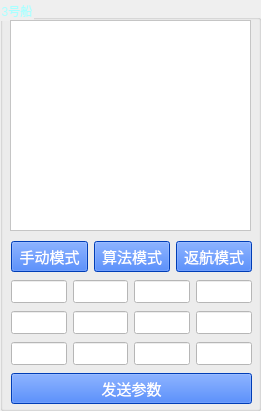
   <widget class="QGroupBox" name="groupBox_5">
    <property name="geometry">
     <rect>
      <x>820</x>
      <y>10</y>
      <width>261</width>
      <height>411</height>
     </rect>
    </property>
    <property name="styleSheet">
     <string notr="true">color: rgb(170, 255, 255);</string>
    </property>
    <property name="title">
     <string>3号船</string>
    </property>
    <widget class="QTextBrowser" name="text_3">
     <property name="geometry">
      <rect>
       <x>10</x>
       <y>20</y>
       <width>241</width>
       <height>211</height>
      </rect>
     </property>
     <property name="font">
      <font>
       <family>黑体</family>
       <pointsize>8</pointsize>
      </font>
     </property>
     <property name="styleSheet">
      <string notr="true">background-color: rgb(255, 255, 255);
color: rgb(0, 0, 0);</string>
     </property>
    </widget>
    <widget class="QWidget" name="layoutWidget">
     <property name="geometry">
      <rect>
       <x>11</x>
       <y>239</y>
       <width>241</width>
       <height>169</height>
      </rect>
     </property>
     <layout class="QVBoxLayout" name="verticalLayout_4">
      <item>
       <layout class="QHBoxLayout" name="horizontalLayout_13">
        <item>
         <widget class="QPushButton" name="manul_3">
          <property name="font">
           <font>
            <family>黑体</family>
            <pointsize>11</pointsize>
           </font>
          </property>
          <property name="styleSheet">
           <string notr="true">color: rgb(255, 255, 255);
background-color: rgb(0, 85, 255);</string>
          </property>
          <property name="text">
           <string>手动模式</string>
          </property>
         </widget>
        </item>
        <item>
         <widget class="QPushButton" name="guided_3">
          <property name="font">
           <font>
            <family>黑体</family>
            <pointsize>11</pointsize>
           </font>
          </property>
          <property name="styleSheet">
           <string notr="true">color: rgb(255, 255, 255);
background-color: rgb(0, 85, 255);</string>
          </property>
          <property name="text">
           <string>算法模式</string>
          </property>
         </widget>
        </item>
        <item>
         <widget class="QPushButton" name="RTL_3">
          <property name="font">
           <font>
            <family>黑体</family>
            <pointsize>11</pointsize>
           </font>
          </property>
          <property name="styleSheet">
           <string notr="true">color: rgb(255, 255, 255);
background-color: rgb(0, 85, 255);</string>
          </property>
          <property name="text">
           <string>返航模式</string>
          </property>
         </widget>
        </item>
       </layout>
      </item>
      <item>
       <layout class="QHBoxLayout" name="horizontalLayout_14">
        <item>
         <widget class="QLineEdit" name="pa0_3">
          <property name="font">
           <font>
            <family>Times New Roman</family>
            <pointsize>10</pointsize>
            <weight>75</weight>
            <bold>true</bold>
           </font>
          </property>
          <property name="styleSheet">
           <string notr="true">background-color: rgb(255, 255, 255);
color: rgb(0, 0, 0);</string>
          </property>
         </widget>
        </item>
        <item>
         <widget class="QLineEdit" name="pa1_3">
          <property name="font">
           <font>
            <family>Times New Roman</family>
            <pointsize>10</pointsize>
            <weight>75</weight>
            <bold>true</bold>
           </font>
          </property>
          <property name="styleSheet">
           <string notr="true">background-color: rgb(255, 255, 255);
color: rgb(0, 0, 0);</string>
          </property>
         </widget>
        </item>
        <item>
         <widget class="QLineEdit" name="pa2_3">
          <property name="font">
           <font>
            <family>Times New Roman</family>
            <pointsize>10</pointsize>
            <weight>75</weight>
            <bold>true</bold>
           </font>
          </property>
          <property name="styleSheet">
           <string notr="true">background-color: rgb(255, 255, 255);
color: rgb(0, 0, 0);</string>
          </property>
         </widget>
        </item>
        <item>
         <widget class="QLineEdit" name="pa3_3">
          <property name="font">
           <font>
            <family>Times New Roman</family>
            <pointsize>10</pointsize>
            <weight>75</weight>
            <bold>true</bold>
           </font>
          </property>
          <property name="styleSheet">
           <string notr="true">background-color: rgb(255, 255, 255);
color: rgb(0, 0, 0);</string>
          </property>
         </widget>
        </item>
       </layout>
      </item>
      <item>
       <layout class="QHBoxLayout" name="horizontalLayout_15">
        <item>
         <widget class="QLineEdit" name="pa4_3">
          <property name="font">
           <font>
            <family>Times New Roman</family>
            <pointsize>10</pointsize>
            <weight>75</weight>
            <bold>true</bold>
           </font>
          </property>
          <property name="styleSheet">
           <string notr="true">background-color: rgb(255, 255, 255);
color: rgb(0, 0, 0);</string>
          </property>
         </widget>
        </item>
        <item>
         <widget class="QLineEdit" name="pa5_3">
          <property name="font">
           <font>
            <family>Times New Roman</family>
            <pointsize>10</pointsize>
            <weight>75</weight>
            <bold>true</bold>
           </font>
          </property>
          <property name="styleSheet">
           <string notr="true">background-color: rgb(255, 255, 255);
color: rgb(0, 0, 0);</string>
          </property>
         </widget>
        </item>
        <item>
         <widget class="QLineEdit" name="pa6_3">
          <property name="font">
           <font>
            <family>Times New Roman</family>
            <pointsize>10</pointsize>
            <weight>75</weight>
            <bold>true</bold>
           </font>
          </property>
          <property name="styleSheet">
           <string notr="true">background-color: rgb(255, 255, 255);
color: rgb(0, 0, 0);</string>
          </property>
         </widget>
        </item>
        <item>
         <widget class="QLineEdit" name="pa7_3">
          <property name="font">
           <font>
            <family>Times New Roman</family>
            <pointsize>10</pointsize>
            <weight>75</weight>
            <bold>true</bold>
           </font>
          </property>
          <property name="styleSheet">
           <string notr="true">background-color: rgb(255, 255, 255);
color: rgb(0, 0, 0);</string>
          </property>
         </widget>
        </item>
       </layout>
      </item>
      <item>
       <layout class="QHBoxLayout" name="horizontalLayout_16">
        <item>
         <widget class="QLineEdit" name="pa8_3">
          <property name="font">
           <font>
            <family>Times New Roman</family>
            <pointsize>10</pointsize>
            <weight>75</weight>
            <bold>true</bold>
           </font>
          </property>
          <property name="styleSheet">
           <string notr="true">background-color: rgb(255, 255, 255);
color: rgb(0, 0, 0);</string>
          </property>
         </widget>
        </item>
        <item>
         <widget class="QLineEdit" name="pa9_3">
          <property name="font">
           <font>
            <family>Times New Roman</family>
            <pointsize>10</pointsize>
            <weight>75</weight>
            <bold>true</bold>
           </font>
          </property>
          <property name="styleSheet">
           <string notr="true">background-color: rgb(255, 255, 255);
color: rgb(0, 0, 0);</string>
          </property>
         </widget>
        </item>
        <item>
         <widget class="QLineEdit" name="pa10_3">
          <property name="font">
           <font>
            <family>Times New Roman</family>
            <pointsize>10</pointsize>
            <weight>75</weight>
            <bold>true</bold>
           </font>
          </property>
          <property name="styleSheet">
           <string notr="true">background-color: rgb(255, 255, 255);
color: rgb(0, 0, 0);</string>
          </property>
         </widget>
        </item>
        <item>
         <widget class="QLineEdit" name="pa11_3">
          <property name="font">
           <font>
            <family>Times New Roman</family>
            <pointsize>10</pointsize>
            <weight>75</weight>
            <bold>true</bold>
           </font>
          </property>
          <property name="styleSheet">
           <string notr="true">background-color: rgb(255, 255, 255);
color: rgb(0, 0, 0);</string>
          </property>
         </widget>
        </item>
       </layout>
      </item>
      <item>
       <widget class="QPushButton" name="set_3">
        <property name="font">
         <font>
          <family>黑体</family>
          <pointsize>11</pointsize>
         </font>
        </property>
        <property name="styleSheet">
         <string notr="true">color: rgb(255, 255, 255);
background-color: rgb(0, 85, 255);</string>
        </property>
        <property name="text">
         <string>发送参数</string>
        </property>
       </widget>
      </item>
     </layout>
    </widget>
   </widget>
